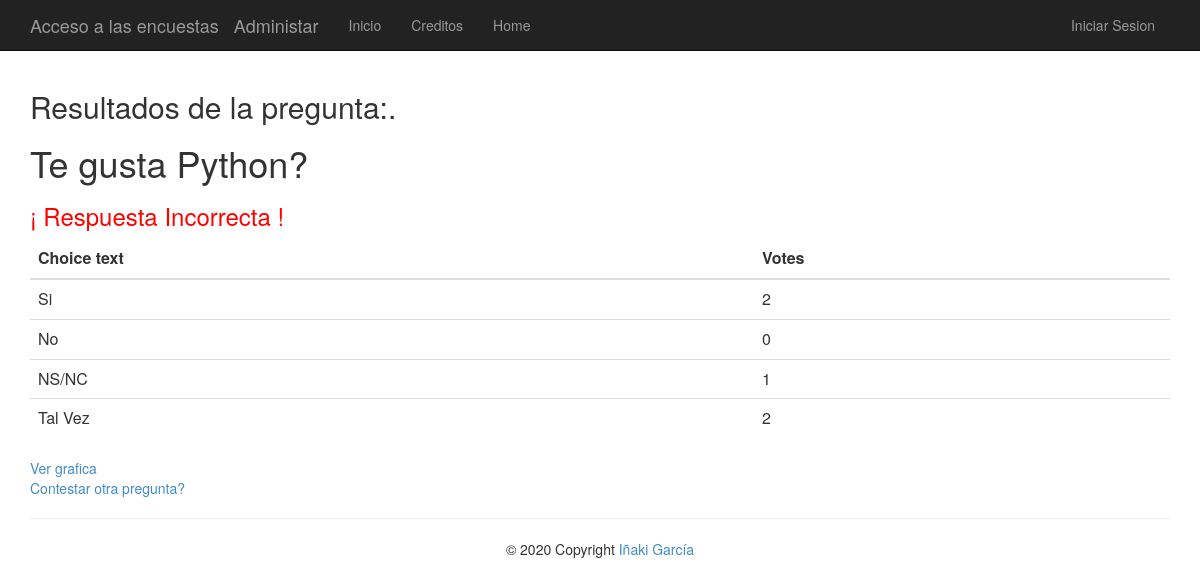
Screenshot of /2/2/results/ with the database file from the repository.
### app/models.py (models this page shows)
class Question(models.Model):
    question_text = models.CharField(max_length=200)
    pub_date = models.DateTimeField('date published')
    category = models.CharField(max_length = 200, default="No category")

class Choice(models.Model):
    question = models.ForeignKey(Question, on_delete=models.CASCADE,)
    choice_text = models.CharField(max_length=200)
    votes = models.IntegerField(default=0)
    correct = models.BooleanField(default = False)

### app/views.py (the view)
# urls.py: url(r'^(?P<question_id>\d+)/(?P<choice_id>\d+)/results/$', app.views.results, name='results'),
def results(request, question_id, choice_id):
    question = get_object_or_404(Question, pk=question_id)
    choice= get_object_or_404(Choice, pk=choice_id)
    return render(request, 'polls/results.html', {'title':'Resultados de la pregunta:','question': question , 'choice':choice})

### app/templates/polls/results.html (shortened to what this page needs)
﻿﻿{% extends "app/layout.html" %}
{% block content %}
<h2>{{ title }}.</h2>
<h1>{{ question.question_text }}</h1>
{% if not request.user.is_authenticated %}
    {% if choice.correct %}
        <h3 style="color: green">¡ Respuesta Correcta !</h3>
    {% else %}
        <h3 style="color: red">¡ Respuesta Incorrecta !</h3>
    {% endif %}
{% endif %}
    <table class="table">
        <thead>
            <th scope="col">Choice text</th>
            <th scope="col">Votes</th>
        </thead>
        <tbody>
        {% for choice in question.choice_set.all %}
        <tr>
            <td>{{ choice.choice_text }}</td>
            <td>{{ choice.votes }}</td>
        </tr>
        {% endfor %}
        </tbody>
    </table>
<a href="{% url 'chart' question.id %}"> Ver grafica</a><br />
<a href="{% url 'index' %}">Contestar otra pregunta?</a>
{% endblock %}

### app/static/app/content/site.css (style rules this page uses)
body { padding-top: 50px; padding-bottom: 20px; }

### rows the page displays
Question: question_text "Te gusta Python?"
Choice: choice_text "Si", votes "2"
Choice: choice_text "No", votes "0"
Choice: choice_text "NS/NC", votes "1"
Choice: choice_text "Tal Vez", votes "2"

### other values shown
{{ title }} "Resultados de la pregunta:"
